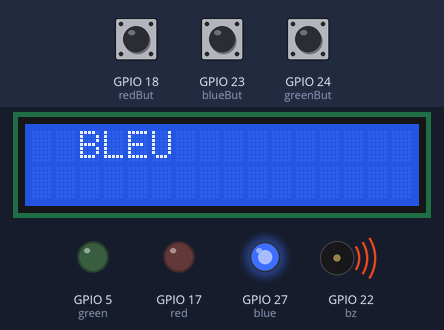
A program run on a simulated Raspberry Pi (BCM pin numbers). On the bench: 16×2 character LCD, output pins drawn as LEDs (lit = HIGH), buzzer (waves = sounding). Dashed ring = blinking. The inputs (shaded band) are chosen by the test bench; at power-on: GPIO 18 (redBut) HIGH, GPIO 23 (blueBut) HIGH, GPIO 24 (greenBut) HIGH. Random numbers come from a fixed seed; library files of the repository ran but are not shown: lcd_api.py, i2c_lcd.py; what the program prints to the terminal is not drawn.

Above: at 0.7 s.
1.3 s: GPIO 18 (redBut) pulled LOW for 1 s
At 2.58 s:
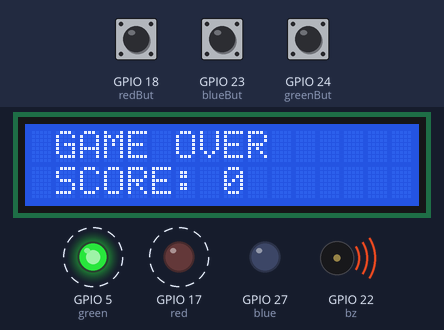
At 6.9 s:
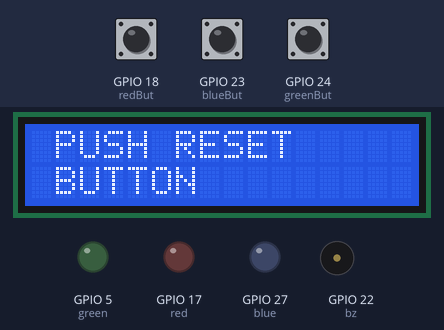
Timing chart, 0 to 8.4 s (numbered marks = the images above; inputs shaded):
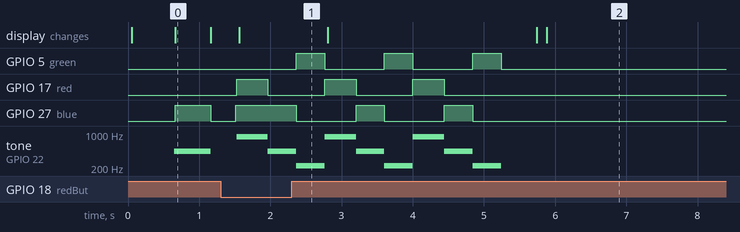

Measured:
- after the input at 1.3 s, GPIO 5 (green): alternates HIGH for 0.40 s and LOW for 0.84 s, 6 changes in all, then stays LOW, starting after 1.1 s; GPIO 17 (red): alternates HIGH for 0.44 s and LOW for 0.80 s, 6 changes in all, then stays LOW, starting after 0.23 s
- what the display in image 0 shows lasts 0.5 s, from 0.7 s to 1.2 s

The program:

Simon.py
```python
#!/usr/bin/env python3
########################################################################
# Filename    : Simon.py
# Description : file de base
# auther      : darwin
# modification: 24/12/2022
########################################################################
from gpiozero import *
from time import sleep
from signal import pause
from random import *
from lcd_api import LcdApi
from i2c_lcd import I2cLcd

pts=0

I2C_ADDR = 0x27
I2C_NUM_ROWS = 2
I2C_NUM_COLS = 16

lcd = I2cLcd(1, I2C_ADDR, I2C_NUM_ROWS, I2C_NUM_COLS)

leds = LEDBoard(red=17, blue=27, green=5)
leds.off()
redBut = Button(18)
blueBut = Button(23)
greenBut = Button(24)
resetBut = Button(25)
arrRandLed = []
bz = TonalBuzzer(22)

def gameOver(pts, leds):
    lcd.clear()
    for i in range(3):
        bz.value = 1
        leds.red.on()
        lcd.putstr(' GAME OVER ')
        lcd.move_to(0,1)
        lcd.putstr(f' SCORE: {pts} ')
        sleep(0.4)
        leds.red.off()
        leds.blue.on()
        bz.value = 0
        sleep(0.4)
        leds.blue.off()
        leds.green.on()
        bz.value = -1
        sleep(0.4)
        leds.green.off()
    bz.stop()
    sleep(0.5)
    leds.off()
    lcd.clear()
    sleep(0.1)
    lcd.putstr(' PUSH RESET')
    lcd.move_to(0,1)
    lcd.putstr(' BUTTON')
    resetBut.wait_for_press()
    lcd.clear()
    lcd.putstr('Nouvelle Partie')
    sleep(1)
    lcd.clear()
    loop()

def activeBuzzer(led):
    if led.pin.number == 17:
        bz.value=1
    elif led.pin.number == 27:
        bz.value=0
    elif led.pin.number == 5:
        bz.value=-1

def defineLcdOutput(led):
    if led.pin.number == 17:
        lcd.putstr(' ROUGE  ')
    elif led.pin.number == 27:
        lcd.putstr('  BLEU  ')
    elif led.pin.number == 5:
        lcd.putstr('  VERT  ')

def loop():
    pts=0
    arrRandLed=[]
    while not resetBut.is_pressed:
        sleep(0.5)
        arrRandLed.append(choice(leds))
        sleep(0.1)
        for led in arrRandLed:
            activeBuzzer(led)
            defineLcdOutput(led)
            led.on()
            sleep(0.5)
            bz.stop()
            led.off()
            lcd.clear()
            sleep(0.3)
        lcd.putstr(' A TON TOUR !')
        lcd.move_to(0,1)
        lcd.putstr(f' SCORE: {pts} ')

        for led in arrRandLed:
            playerInputOk = False
            while playerInputOk == False:
                if led.pin.number == 17:
                    if blueBut.is_pressed or greenBut.is_pressed:
                        led.on()
                        gameOver(pts, leds)
                    elif redBut.is_pressed:
                        while redBut.is_pressed:
                            led.on()
                            activeBuzzer(led)
                            defineLcdOutput(led)
                        sleep(0.2)
                        bz.stop()
                        led.off()
                        lcd.clear()
                        playerInputOk = True
                    else:
                        led.off()
                elif led.pin.number == 27:
                    if redBut.is_pressed or greenBut.is_pressed:
                        led.on()
                        gameOver(pts, leds)
                    elif blueBut.is_pressed:
                        while blueBut.is_pressed:
                            led.on()
                            activeBuzzer(led)
                            defineLcdOutput(led)
                        sleep(0.2)
                        bz.stop()
                        led.off()
                        lcd.clear()
                        playerInputOk = True
                    else:
                        led.off()
                elif led.pin.number == 5:
                    if blueBut.is_pressed or redBut.is_pressed:
                        led.on()
                        gameOver(pts, leds)
                    elif greenBut.is_pressed:
                        while greenBut.is_pressed:
                            led.on()
                            activeBuzzer(led)
                            defineLcdOutput(led)
                        sleep(0.2)
                        bz.stop()
                        led.off()
                        lcd.clear()
                        playerInputOk = True
                    else:
                        led.off()
                        bz.stop()
        pts+=1


if __name__ == '__main__':     # Program entrance
    print ('Program is starting...')
    loop()
```
